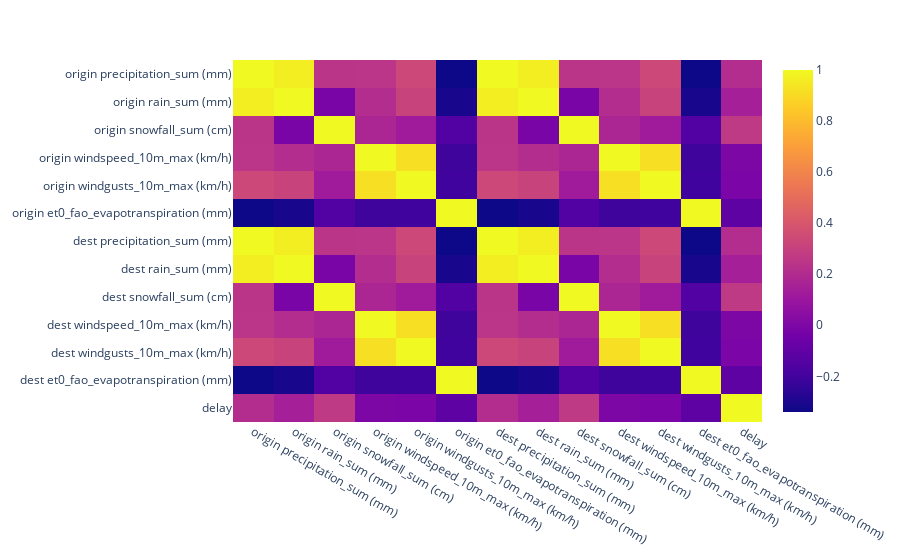

Here is the notebook cell this chart was saved with:
### Code cell
fig = px.imshow(
    scaled_features_df.corr(),
    aspect="auto"
)
fig.show()

### Figure 1 — Plotly figure (JSON) as saved in the notebook; plotly's stock layout.template omitted (floating-point values rounded to 4 significant figures; data arrays with more than 128 entries replaced by an {"elided": "..."} marker saying what was removed)
{"data": [{"coloraxis": "coloraxis", "hovertemplate": "x: %{x}<br>y: %{y}<br>color: %{z}<extra></extra>", "name": "0", "type": "heatmap", "x": ["origin precipitation_sum (mm)", "origin rain_sum (mm)", "origin snowfall_sum (cm)", "origin windspeed_10m_max (km/h)", "origin windgusts_10m_max (km/h)", "origin et0_fao_evapotranspiration (mm)", "dest precipitation_sum (mm)", "dest rain_sum (mm)", "dest snowfall_sum (cm)", "dest windspeed_10m_max (km/h)", "dest windgusts_10m_max (km/h)", "dest et0_fao_evapotranspiration (mm)", "delay"], "xaxis": "x", "y": ["origin precipitation_sum (mm)", "origin rain_sum (mm)", "origin snowfall_sum (cm)", "origin windspeed_10m_max (km/h)", "origin windgusts_10m_max (km/h)", "origin et0_fao_evapotranspiration (mm)", "dest precipitation_sum (mm)", "dest rain_sum (mm)", "dest snowfall_sum (cm)", "dest windspeed_10m_max (km/h)", "dest windgusts_10m_max (km/h)", "dest et0_fao_evapotranspiration (mm)", "delay"], "yaxis": "y", "z": {"elided": "13x13 float values"}}], "layout": {"coloraxis": {"colorscale": [[0, "#0d0887"], [0.1111, "#46039f"], [0.2222, "#7201a8"], [0.3333, "#9c179e"], [0.4444, "#bd3786"], [0.5556, "#d8576b"], [0.6667, "#ed7953"], [0.7778, "#fb9f3a"], [0.8889, "#fdca26"], [1, "#f0f921"]]}, "margin": {"t": 60}, "xaxis": {"anchor": "y", "domain": [0, 1]}, "yaxis": {"anchor": "x", "autorange": "reversed", "domain": [0, 1]}}}
